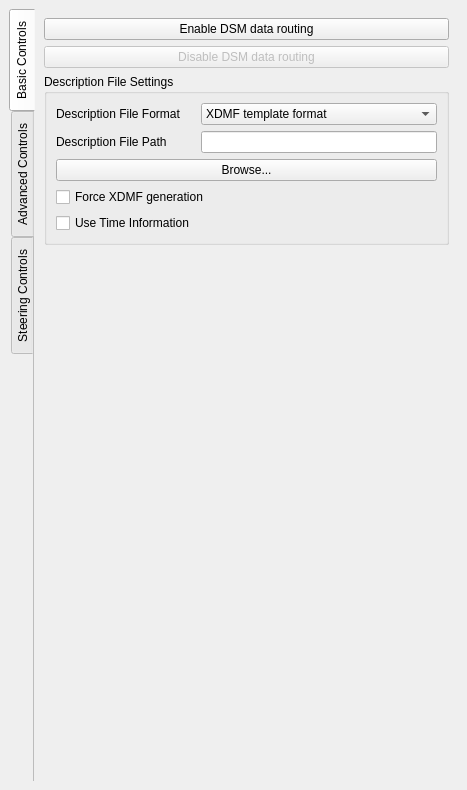
<?xml version="1.0" encoding="UTF-8"?>
<ui version="4.0">
 <class>DsmOptions</class>
 <widget class="QDockWidget" name="DsmOptions">
  <property name="geometry">
   <rect>
    <x>0</x>
    <y>0</y>
    <width>467</width>
    <height>790</height>
   </rect>
  </property>
  <property name="windowTitle">
   <string>DsmOptions</string>
  </property>
  <widget class="QWidget" name="dockWidgetContents">
   <layout class="QVBoxLayout" name="verticalLayout">
    <property name="spacing">
     <number>0</number>
    </property>
    <property name="margin">
     <number>0</number>
    </property>
    <item>
     <widget class="QScrollArea" name="scrollArea">
      <property name="frameShape">
       <enum>QFrame::NoFrame</enum>
      </property>
      <property name="widgetResizable">
       <bool>true</bool>
      </property>
      <widget class="QWidget" name="scrollAreaWidgetContents">
       <property name="geometry">
        <rect>
         <x>0</x>
         <y>0</y>
         <width>467</width>
         <height>768</height>
        </rect>
       </property>
       <layout class="QVBoxLayout" name="verticalLayout_4">
        <item>
         <widget class="QTabWidget" name="tabWidget">
          <property name="sizePolicy">
           <sizepolicy hsizetype="Expanding" vsizetype="Expanding">
            <horstretch>0</horstretch>
            <verstretch>1</verstretch>
           </sizepolicy>
          </property>
          <property name="tabPosition">
           <enum>QTabWidget::West</enum>
          </property>
          <property name="currentIndex">
           <number>0</number>
          </property>
          <property name="elideMode">
           <enum>Qt::ElideRight</enum>
          </property>
          <property name="usesScrollButtons">
           <bool>true</bool>
          </property>
          <property name="documentMode">
           <bool>true</bool>
          </property>
          <property name="tabsClosable">
           <bool>false</bool>
          </property>
          <widget class="QWidget" name="initTab">
           <attribute name="title">
            <string>Basic Controls</string>
           </attribute>
           <layout class="QVBoxLayout" name="verticalLayout_2">
            <item>
             <widget class="QPushButton" name="publish">
              <property name="sizePolicy">
               <sizepolicy hsizetype="Expanding" vsizetype="Fixed">
                <horstretch>0</horstretch>
                <verstretch>0</verstretch>
               </sizepolicy>
              </property>
              <property name="text">
               <string>Enable DSM data routing</string>
              </property>
             </widget>
            </item>
            <item>
             <widget class="QPushButton" name="unpublish">
              <property name="enabled">
               <bool>false</bool>
              </property>
              <property name="sizePolicy">
               <sizepolicy hsizetype="Expanding" vsizetype="Fixed">
                <horstretch>0</horstretch>
                <verstretch>0</verstretch>
               </sizepolicy>
              </property>
              <property name="text">
               <string>Disable DSM data routing</string>
              </property>
             </widget>
            </item>
            <item>
             <layout class="QVBoxLayout" name="dsmLayout"/>
            </item>
            <item>
             <widget class="QGroupBox" name="descriptionFileSettingBox">
              <property name="title">
               <string>Description File Settings</string>
              </property>
              <layout class="QFormLayout" name="formLayout">
               <property name="fieldGrowthPolicy">
                <enum>QFormLayout::AllNonFixedFieldsGrow</enum>
               </property>
               <item row="0" column="0">
                <widget class="QLabel" name="xdmfFileTypeLabel">
                 <property name="text">
                  <string>Description File Format</string>
                 </property>
                </widget>
               </item>
               <item row="0" column="1">
                <widget class="QComboBox" name="xdmfFileTypeComboBox">
                 <property name="sizePolicy">
                  <sizepolicy hsizetype="Expanding" vsizetype="Fixed">
                   <horstretch>0</horstretch>
                   <verstretch>0</verstretch>
                  </sizepolicy>
                 </property>
                 <property name="currentIndex">
                  <number>1</number>
                 </property>
                 <item>
                  <property name="text">
                   <string>XDMF format</string>
                  </property>
                 </item>
                 <item>
                  <property name="text">
                   <string>XDMF template format</string>
                  </property>
                 </item>
                 <item>
                  <property name="text">
                   <string>Use Sent XML</string>
                  </property>
                 </item>
                </widget>
               </item>
               <item row="1" column="0">
                <widget class="QLabel" name="xdmfFilePathLabel">
                 <property name="text">
                  <string>Description File Path</string>
                 </property>
                </widget>
               </item>
               <item row="1" column="1">
                <widget class="QLineEdit" name="xdmfFilePathLineEdit">
                 <property name="sizePolicy">
                  <sizepolicy hsizetype="Expanding" vsizetype="Fixed">
                   <horstretch>0</horstretch>
                   <verstretch>0</verstretch>
                  </sizepolicy>
                 </property>
                </widget>
               </item>
               <item row="2" column="0" colspan="2">
                <widget class="QPushButton" name="browseFile">
                 <property name="sizePolicy">
                  <sizepolicy hsizetype="Expanding" vsizetype="Fixed">
                   <horstretch>0</horstretch>
                   <verstretch>0</verstretch>
                  </sizepolicy>
                 </property>
                 <property name="text">
                  <string>Browse...</string>
                 </property>
                </widget>
               </item>
               <item row="3" column="0" colspan="2">
                <widget class="QCheckBox" name="forceXdmfGeneration">
                 <property name="sizePolicy">
                  <sizepolicy hsizetype="Expanding" vsizetype="Fixed">
                   <horstretch>0</horstretch>
                   <verstretch>0</verstretch>
                  </sizepolicy>
                 </property>
                 <property name="text">
                  <string>Force XDMF generation</string>
                 </property>
                </widget>
               </item>
               <item row="4" column="0">
                <widget class="QCheckBox" name="useTimeInfo">
                 <property name="text">
                  <string>Use Time Information</string>
                 </property>
                </widget>
               </item>
              </layout>
             </widget>
            </item>
            <item>
             <spacer name="verticalSpacer">
              <property name="orientation">
               <enum>Qt::Vertical</enum>
              </property>
              <property name="sizeHint" stdset="0">
               <size>
                <width>20</width>
                <height>40</height>
               </size>
              </property>
             </spacer>
            </item>
           </layout>
          </widget>
          <widget class="QWidget" name="advancedtab">
           <attribute name="title">
            <string>Advanced Controls</string>
           </attribute>
           <layout class="QVBoxLayout" name="verticalLayout_3">
            <item>
             <widget class="QCheckBox" name="autoDisplayDSM">
              <property name="sizePolicy">
               <sizepolicy hsizetype="Expanding" vsizetype="Fixed">
                <horstretch>0</horstretch>
                <verstretch>0</verstretch>
               </sizepolicy>
              </property>
              <property name="text">
               <string>Refresh Data Display</string>
              </property>
              <property name="checked">
               <bool>true</bool>
              </property>
             </widget>
            </item>
            <item>
             <widget class="QCheckBox" name="storeDsmContents">
              <property name="sizePolicy">
               <sizepolicy hsizetype="Expanding" vsizetype="Fixed">
                <horstretch>0</horstretch>
                <verstretch>0</verstretch>
               </sizepolicy>
              </property>
              <property name="text">
               <string>Store Time Step</string>
              </property>
             </widget>
            </item>
            <item>
             <widget class="QGroupBox" name="imageSaveBox">
              <property name="title">
               <string>Image Save</string>
              </property>
              <layout class="QGridLayout" name="gridLayout_5">
               <item row="0" column="0" colspan="2">
                <widget class="QCheckBox" name="autoSaveImage">
                 <property name="sizePolicy">
                  <sizepolicy hsizetype="Expanding" vsizetype="Fixed">
                   <horstretch>0</horstretch>
                   <verstretch>0</verstretch>
                  </sizepolicy>
                 </property>
                 <property name="toolTip">
                  <string>Save an image after every new data triggered render</string>
                 </property>
                 <property name="text">
                  <string>Auto-Save Snapshot</string>
                 </property>
                 <property name="checked">
                  <bool>false</bool>
                 </property>
                </widget>
               </item>
               <item row="1" column="0">
                <widget class="QLabel" name="FilePathLabel_2">
                 <property name="text">
                  <string>Image File Path</string>
                 </property>
                </widget>
               </item>
               <item row="1" column="1" colspan="2">
                <widget class="QLineEdit" name="imageFilePath">
                 <property name="sizePolicy">
                  <sizepolicy hsizetype="Expanding" vsizetype="Fixed">
                   <horstretch>0</horstretch>
                   <verstretch>0</verstretch>
                  </sizepolicy>
                 </property>
                </widget>
               </item>
               <item row="0" column="2">
                <widget class="QPushButton" name="browseFileImage">
                 <property name="sizePolicy">
                  <sizepolicy hsizetype="Expanding" vsizetype="Fixed">
                   <horstretch>0</horstretch>
                   <verstretch>0</verstretch>
                  </sizepolicy>
                 </property>
                 <property name="text">
                  <string>Browse...</string>
                 </property>
                </widget>
               </item>
              </layout>
             </widget>
            </item>
            <item>
             <widget class="QGroupBox" name="imageSaveBox_2">
              <property name="enabled">
               <bool>false</bool>
              </property>
              <property name="title">
               <string>Python Script</string>
              </property>
              <layout class="QGridLayout" name="gridLayout_6">
               <item row="0" column="0" colspan="2">
                <widget class="QCheckBox" name="runScript">
                 <property name="sizePolicy">
                  <sizepolicy hsizetype="Expanding" vsizetype="Fixed">
                   <horstretch>0</horstretch>
                   <verstretch>0</verstretch>
                  </sizepolicy>
                 </property>
                 <property name="toolTip">
                  <string>Save an image after every new data triggered render</string>
                 </property>
                 <property name="text">
                  <string>Auto-Run Python Script</string>
                 </property>
                 <property name="checked">
                  <bool>false</bool>
                 </property>
                </widget>
               </item>
               <item row="2" column="0">
                <widget class="QLabel" name="scriptPathlabel">
                 <property name="text">
                  <string>Script Path</string>
                 </property>
                </widget>
               </item>
               <item row="2" column="1" colspan="2">
                <widget class="QLineEdit" name="scriptPath">
                 <property name="sizePolicy">
                  <sizepolicy hsizetype="Expanding" vsizetype="Fixed">
                   <horstretch>0</horstretch>
                   <verstretch>0</verstretch>
                  </sizepolicy>
                 </property>
                </widget>
               </item>
               <item row="0" column="2">
                <widget class="QPushButton" name="browseScript">
                 <property name="sizePolicy">
                  <sizepolicy hsizetype="Expanding" vsizetype="Fixed">
                   <horstretch>0</horstretch>
                   <verstretch>0</verstretch>
                  </sizepolicy>
                 </property>
                 <property name="text">
                  <string>Browse...</string>
                 </property>
                </widget>
               </item>
              </layout>
             </widget>
            </item>
            <item>
             <widget class="QGroupBox" name="imageSaveBox_3">
              <property name="title">
               <string>Auto Export</string>
              </property>
              <layout class="QGridLayout" name="gridLayout_7">
               <item row="0" column="0" colspan="2">
                <widget class="QCheckBox" name="autoExport">
                 <property name="sizePolicy">
                  <sizepolicy hsizetype="Expanding" vsizetype="Fixed">
                   <horstretch>0</horstretch>
                   <verstretch>0</verstretch>
                  </sizepolicy>
                 </property>
                 <property name="toolTip">
                  <string>Save an image after every new data triggered render</string>
                 </property>
                 <property name="text">
                  <string>Re-Export Data every update</string>
                 </property>
                 <property name="checked">
                  <bool>false</bool>
                 </property>
                </widget>
               </item>
              </layout>
             </widget>
            </item>
            <item>
             <widget class="QTreeWidget" name="dsmArrayTreeWidget">
              <property name="sizePolicy">
               <sizepolicy hsizetype="Expanding" vsizetype="Minimum">
                <horstretch>0</horstretch>
                <verstretch>0</verstretch>
               </sizepolicy>
              </property>
              <property name="minimumSize">
               <size>
                <width>0</width>
                <height>32</height>
               </size>
              </property>
              <property name="maximumSize">
               <size>
                <width>16777215</width>
                <height>16777214</height>
               </size>
              </property>
              <column>
               <property name="text">
                <string>Cell/Point Array Status</string>
               </property>
              </column>
             </widget>
            </item>
            <item>
             <spacer name="verticalSpacer_3">
              <property name="orientation">
               <enum>Qt::Vertical</enum>
              </property>
              <property name="sizeHint" stdset="0">
               <size>
                <width>20</width>
                <height>40</height>
               </size>
              </property>
             </spacer>
            </item>
           </layout>
          </widget>
          <widget class="QWidget" name="steeringTab">
           <attribute name="title">
            <string>Steering Controls</string>
           </attribute>
           <layout class="QVBoxLayout" name="verticalLayout_5">
            <item>
             <widget class="QCheckBox" name="acceptIsPlay">
              <property name="text">
               <string>Resume on 'Apply'</string>
              </property>
              <property name="checked">
               <bool>true</bool>
              </property>
             </widget>
            </item>
            <item>
             <widget class="QGroupBox" name="standardControlBox">
              <property name="sizePolicy">
               <sizepolicy hsizetype="Preferred" vsizetype="Fixed">
                <horstretch>0</horstretch>
                <verstretch>0</verstretch>
               </sizepolicy>
              </property>
              <property name="title">
               <string>Stream Controls</string>
              </property>
              <layout class="QGridLayout" name="gridLayout_2">
               <item row="0" column="0">
                <widget class="QToolButton" name="pause">
                 <property name="enabled">
                  <bool>false</bool>
                 </property>
                 <property name="text">
                  <string>pause</string>
                 </property>
                 <property name="icon">
                  <iconset>
                   <normaloff>:/pqWidgets/Icons/pqVcrPause24.png</normaloff>:/pqWidgets/Icons/pqVcrPause24.png</iconset>
                 </property>
                </widget>
               </item>
               <item row="0" column="1">
                <widget class="QToolButton" name="play">
                 <property name="text">
                  <string>play</string>
                 </property>
                 <property name="icon">
                  <iconset>
                   <normaloff>:/pqWidgets/Icons/pqVcrPlay24.png</normaloff>:/pqWidgets/Icons/pqVcrPlay24.png</iconset>
                 </property>
                </widget>
               </item>
               <item row="0" column="2">
                <widget class="QToolButton" name="writeToDisk">
                 <property name="enabled">
                  <bool>false</bool>
                 </property>
                 <property name="text">
                  <string>DSM state</string>
                 </property>
                </widget>
               </item>
               <item row="0" column="3">
                <widget class="QLineEdit" name="infoCurrentSteeringCommand">
                 <property name="sizePolicy">
                  <sizepolicy hsizetype="Ignored" vsizetype="Fixed">
                   <horstretch>0</horstretch>
                   <verstretch>0</verstretch>
                  </sizepolicy>
                 </property>
                 <property name="readOnly">
                  <bool>true</bool>
                 </property>
                </widget>
               </item>
              </layout>
             </widget>
            </item>
            <item>
             <layout class="QVBoxLayout" name="generatedLayout"/>
            </item>
            <item>
             <spacer name="steeringSpacer">
              <property name="orientation">
               <enum>Qt::Vertical</enum>
              </property>
              <property name="sizeHint" stdset="0">
               <size>
                <width>20</width>
                <height>40</height>
               </size>
              </property>
             </spacer>
            </item>
           </layout>
          </widget>
         </widget>
        </item>
       </layout>
      </widget>
     </widget>
    </item>
   </layout>
  </widget>
 </widget>
 <resources>
  <include location="IcarusQtResources.qrc"/>
 </resources>
 <connections/>
</ui>
